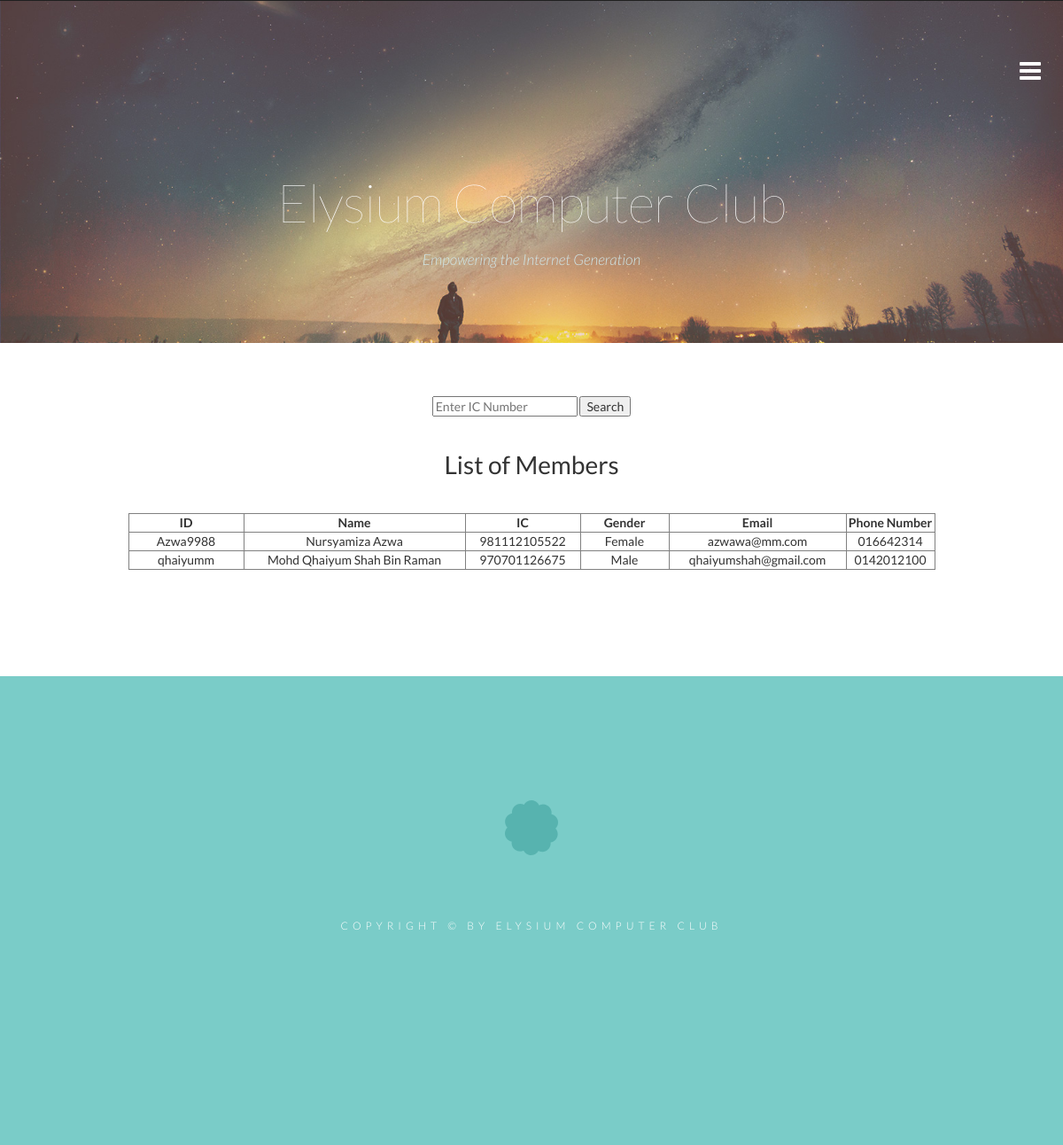
Screenshot of /listmember.php with the database file from the repository.
### tables this page shows
CREATE TABLE `member` (
  `membername` varchar(200) NOT NULL,
  `memberic` varchar(15) NOT NULL,
  `memberid` varchar(20) NOT NULL,
  `password` varchar(20) NOT NULL,
  `memberaddress` varchar(100) NOT NULL,
  `membercity` varchar(50) NOT NULL,
  `memberpostcode` int(10) NOT NULL,
  `memberstate` varchar(10) NOT NULL,
  `membergender` varchar(10) NOT NULL,
  `memberemail` varchar(100) NOT NULL,
  `memberform` varchar(10) NOT NULL,
  `memberage` int(10) NOT NULL,
  `memberphone` varchar(15) NOT NULL
);

### listmember.php (the view, shortened to what this page needs)
<!DOCTYPE html>
<html>
<head>
    <link href="css/bootstrap.min.css" rel="stylesheet">
    <link href="http://netdna.bootstrapcdn.com/font-awesome/4.1.0/css/font-awesome.min.css" rel="stylesheet">
    <link rel="stylesheet" href="css/flexslider.css" type="text/css">
    <link href="css/styles.css?v=1.6" rel="stylesheet">
    <link href="css/queries.css?v=1.6" rel="stylesheet">
    <link href="css/jquery.fancybox.css" rel="stylesheet">
</head>
<?php
include 'dbconnect.php';
$query="Select * from member order by memberid";
$result = mysqli_query( $link,$query) or die("Query failed");
?>
<body>
	<section class="hero" id="hero">
		<div class="container">
			<div class="row">
				<div class="col-md-12 text-right">
					<a href="#"><i class="fa fa-navicon fa-2x nav_slide_button"></i></a>
				</div>
			</div>
			<div class="row">
				<div class="col-md-8 col-md-offset-2 text-center">
					<h1 class="animated bounceInDown">Elysium Computer Club</h1>
					<p class="animated fadeInUpDelay">Empowering the Internet Generation </p>
				</div>
			</div>
		</div>
	</section>
	<br><br><br>
	<center>
		<form name="form1" method="post" action="search_engine.php">
			<input name="membersearch" type="text" placeholder="Enter IC Number" id="membersearch">
			<input type="submit" name="Submit" value="Search"><br><br>
		</form>
	</center>
<h1 align="center">List of Members</h1>
<table align="center" border="1">
	<col width="130">
	<col width="250">
	<col width="130">
	<col width="100">
	<col width="200">
	<col width="100">
	<tr>
		<td align="center"><b>ID</b></td>
		<td align="center"><b>Name</b></td>
		<td align="center"><b>IC</b></td>
		<td align="center"><b>Gender</b></td>
		<td align="center"><b>Email</b></td>
		<td align="center"><b>Phone Number</b></td>
	</tr>
	<br>
<?php
while($row = mysqli_fetch_array($result)){ ?>
	<tr>
		<td align="center"><?php echo $row['memberid'];?> </td>
		<td align="center"><?php echo $row['membername'];?> </td>
		<td align="center"><?php echo $row['memberic'];?> </td>
		<td align="center"><?php echo $row['membergender'];?> </td>
		<td align="center"><?php echo $row['memberemail'];?> </td>
		<td align="center"><?php echo $row['memberphone'];?> </td>
	</tr>
	<?php
     }?>
</table>
	<br><br><br><br><br><br>
	<footer>
        <div class="container">
          <div class="row">
            <div class="col-md-12 text-center">
              <a href="#" class="badge-btn">Badge Button</a>
              <p class="footer-credit">Copyright &copy; by Elysium Computer Club</p>
            </div>
          </div>
        </div>
      </footer>
</body>
</html>

### css/styles.css (style rules this page uses)
article, aside, details, figcaption, figure, footer, header, hgroup, nav, section, summary { display: block; }
html { font-size: 100%; -webkit-text-size-adjust: 100%; -ms-text-size-adjust: 100%; }
html, button, input, select, textarea { font-family: 'Lato', sans-serif; }
body { margin: 0; font-family: 'Lato', sans-serif; }
h1 { font-size: 2em; margin: 0.67em 0; }
b, strong { font-weight: bold; }
p, pre { margin: 1em 0; }
form { margin: 0; }
button, input, select, textarea { font-size: 100%; margin: 0; vertical-align: baseline; *vertical-align: middle; }
button, input { line-height: normal; }
button, html input[type="button"], input[type="reset"], input[type="submit"] { -webkit-appearance: button; cursor: pointer; *overflow: visible; }
table { border-collapse: collapse; border-spacing: 0; }
.hero h1 { font-size: 60px; font-weight: 100; color: #fff; letter-spacing: -1px; margin: 100px 0 20px 0; }
p { font-weight: 300; }
.hero { background: url('../img/hero.jpg') no-repeat center center; -webkit-background-size: cover; -moz-background-size: cover; -o-background-size: cover; background-size: cover; padding: 65px 0; height: auto; }
.hero p { color: #d0e7e9; font-style: italic; font-size: 17px; }
.hero a { color: #fff; }
footer { background-color: #7accc8; padding: 75px 0 220px; }
footer p { color: #fff; line-height: 30px; }
.badge-btn { width: 60px; height: 62px; background: url('../img/footer-logo.png') no-repeat center center; text-indent: -99999px; display: block; margin: 65px auto 65px; -webkit-transition-duration: 3s; -moz-transition-duration: 3s; -o-transition-duration: 3s; transition-duration: 3s; -webkit-transition-property: -webkit-transform; -moz-transition-property: -moz-transform; -o-transition-property: -o-transform; transition-property: transform; }
.footer-credit { font-size: 12px; text-transform: uppercase; letter-spacing: 5px; }
footer a { color: #42817e; transition: all 0.5s ease; -moz-transition: all 0.5s ease; -webkit-transition: all 0.5s ease; -o-transition: all 0.5s ease; }
.animated { -webkit-animation-duration: 1s; animation-duration: 1s; -webkit-animation-fill-mode: both; animation-fill-mode: both; }
.bounceInDown { -webkit-animation-name: bounceInDown; animation-name: bounceInDown; }
.fadeInUpDelay { -webkit-animation-name: fadeInUpDelay; animation-name: fadeInUpDelay; animation-delay: 1s; -webkit-animation-delay: 1s; }
.bounceInLeft, .bounceInRight, .fadeInUp, .fadeInUpDelay, .fadeInDown, .fadeInUpD { visibility: visible; }

### rows the page displays
member: memberid "Azwa9988", membername "Nursyamiza Azwa", memberic "981112105522", membergender "Female", memberemail "azwawa@mm.com", memberphone "016642314"
member: memberid "qhaiyumm", membername "Mohd Qhaiyum Shah Bin Raman", memberic "970701126675", membergender "Male", memberemail "qhaiyumshah@gmail.com", memberphone "0142012100"
